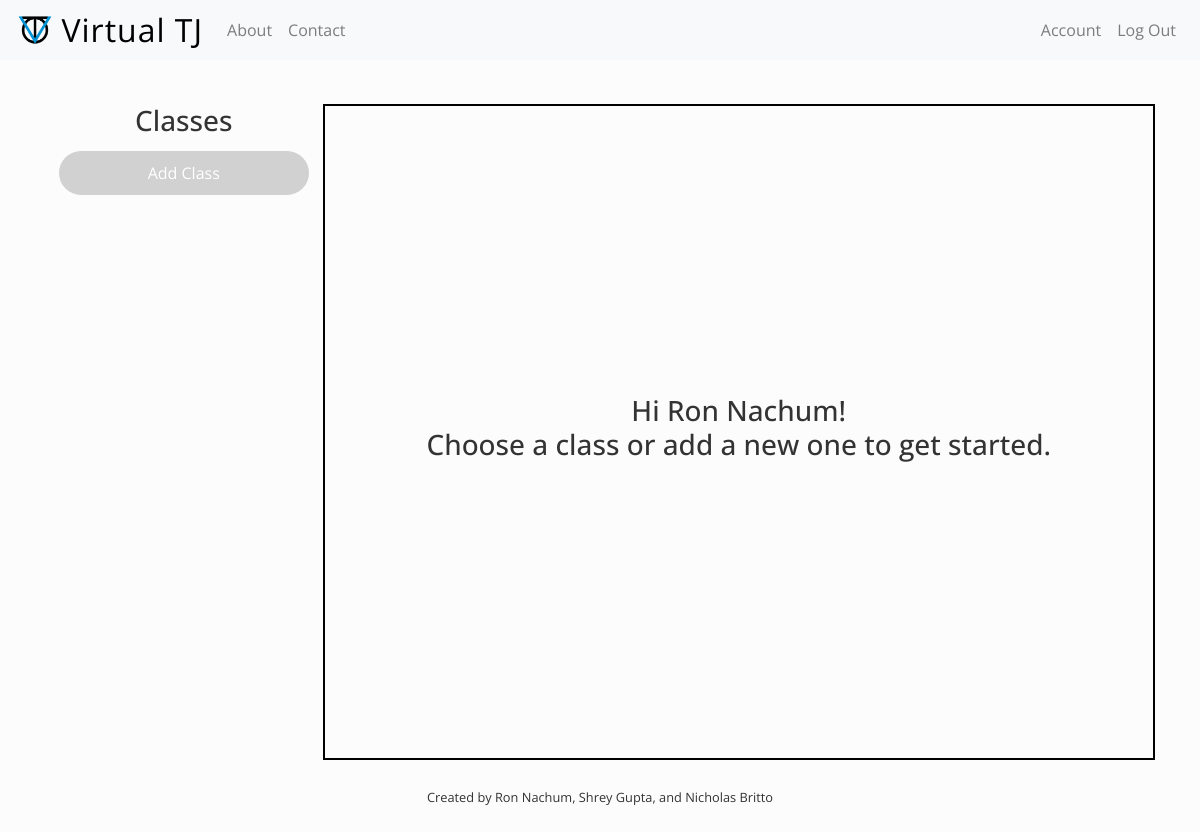
/ (signed in), run on an earlier commit of the app's database.
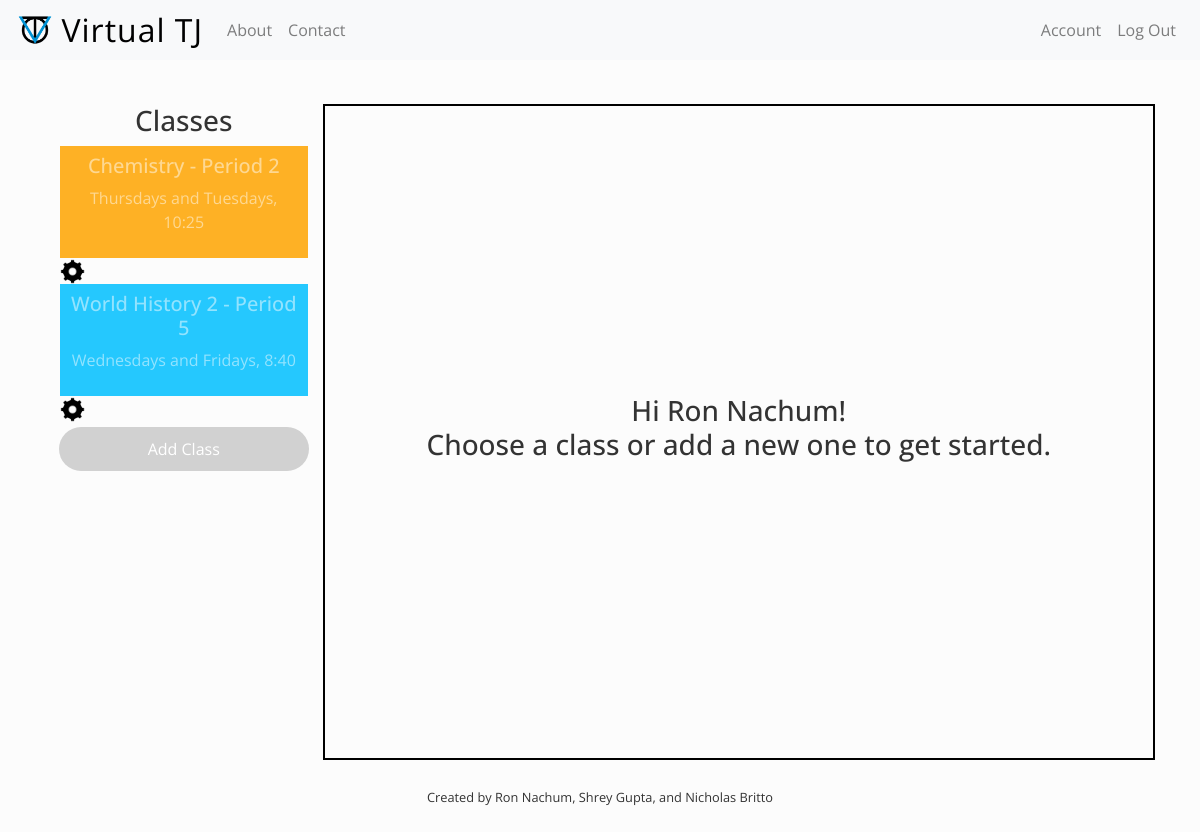
And on a later commit of the database.
### application/models.py (models this page shows, shortened)
class User(db.Model, UserMixin):
    id = db.Column(db.Integer, primary_key=True)
    hex_id = db.Column(db.String, default=lambda: urandom(32).hex(), unique=True, nullable=True)
    name = db.Column(db.String, nullable=False)
    email = db.Column(db.String, nullable=False)
    phone = db.Column(db.String, nullable=False)
    password = db.Column(db.String, nullable=False)
    hasIon = db.Column(db.Boolean, nullable=False, default=False)
    hasGoogle = db.Column(db.Boolean, nullable=False, default=False)
    ion_oauth = db.Column(db.String, nullable=True)
    google_oauth = db.Column(db.String, nullable=True)
    classes = db.relationship('Class', backref='user', lazy=True)
    data = db.Column(db.JSON, nullable=True)

class Class(db.Model):
    id = db.Column(db.Integer, primary_key=True)
    hex_id = db.Column(db.String, default=lambda: urandom(32).hex(), unique=True, nullable=True)
    name = db.Column(db.String, nullable=False)
    link = db.Column(db.String, nullable=False)
    color = db.Column(db.String, nullable=False)
    period = db.Column(db.String, nullable=True)
    times = db.Column(db.JSON, nullable=False)
    teacher = db.Column(db.String, nullable=True)
    notes = db.Column(db.String, nullable=True)
    user_id = db.Column(db.Integer, db.ForeignKey('user.id'), nullable=False)
    email_alert_time = db.Column(db.Integer, nullable=True)
    text_alert_time = db.Column(db.Integer, nullable=True)

### application/routes/main_routes.py (the view)
@app.route("/home", methods=["GET", "POST"])
@app.route("/", methods=["GET", "POST"])
def home():
    if not current_user.is_authenticated:
        return render_template("home.html")
    classes = Class.query.filter_by(user_id=current_user.id).order_by(Class.period.desc()).all()[::-1]
    classes = [(c, list(set(c.times.keys())), list(set(c.times.values()))) for c in classes]
    classes = [(c, f"{days[0]}s and {days[1]}s, {times[0]}") for c, days, times in classes]
    text = "Choose a class or add a new one to get started."
    name=current_user.name
    return render_template("home.html", classes=classes, name=name, text=text, current_class="")

### application/routes/main_routes.py (called while the page is built)
@login_manager.user_loader
def load_user(user_id):
    return User.query.get(int(user_id))

### application/templates/home.html (shortened to what this page needs)
{% extends "layout.html" %}
{% block page_styles %}
<link rel="stylesheet" href="../static/css/home.css">
{% endblock page_styles %}
{% block content %}
{% if current_user.is_authenticated %}
    <div id="content-container" class="row">
        <div class="classes col-md-3 content-column">
            <div class="row"><h3>Classes</h3></div>
            {% for class, time_string in classes %}
                {% if class.link == current_class %}
                    <div class="class-card {{ class.color }} current-class">
                        <div class="text-div current-class">
                            <h5>{{ class.name }} - Period {{ class.period }}</h5>
                            <p>{{ time_string }}</p>
                        </div>
                    </div>
                    <a id="settings" href="{{ url_for('update_class', hex_id=class.hex_id) }}">
                        <img style="height: 25px; width: 25px" src="/static/images/settings.png">
                    </a>
                {% else %}
                    <a href="{{ url_for('classroom', hex_id=class.hex_id) }}">
                        <div class="class-card {{ class.color }}">
                            <div class="text-div">
                                <h5>{{ class.name }} - Period {{ class.period }}</h5>
                                <p>{{ time_string }}</p>
                            </div>
                        </div>
                    </a>
                    <a id="settings" href="{{ url_for('update_class', hex_id=class.hex_id) }}">
                        <img style="height: 25px; width: 25px" src="/static/images/settings.png">
                    </a>
                {% endif %}
            {% endfor %}
            <div class="row" style="padding-top: 5px">
                <a class="btn-light btn-wide" href="{{ url_for('add_class') }}">Add Class</a>
            </div>
        </div>
        <div class="col-md-9 content-column class-container">
            {% if current_class == "" %}
                <h3>Hi {{ name }}! <br> {{ text }}</h3>
            {% else %}
                <iframe id="iframe" style="width: 100%; height: 100%" allow="camera *; microphone *"
                        src="{{ current_class }}" title="Blackboard Collaborate"></iframe>
            {% endif %}
        </div>
    </div>
{% else %}
    <h1>Please Log In</h1>
{% endif %}
{% endblock content %}

### application/templates/layout.html (shortened to what this page needs)
{% import "bootstrap/wtf.html" as wtf %}
<!DOCTYPE html>
<html>
<head>
    <link rel="stylesheet" href="https://maxcdn.bootstrapcdn.com/bootstrap/4.0.0/css/bootstrap.min.css" />
    <link rel="stylesheet" type="text/css" href="{{ url_for('static', filename='css/main.css') }}" />
    {% block page_styles %}{% endblock page_styles %}
</head>
<body>
    <header class="site-header">
        <nav class="navbar navbar-expand-md navbar-light bg-light fixed-top">
            <a id="logo_title" class="navbar-brand" href="{{ url_for('home', _anchor='home_anchor') }}">
                <img src="{{ url_for('static', filename='images/vTJ.png') }}">Virtual TJ
            </a>
            <div class="collapse navbar-collapse" id="navbarToggle">
                <div class="navbar-nav">
                    <a class="nav-item nav-link" href="{{ url_for('home') }}">About</a>
                    <a class="nav-item nav-link href="{{ url_for('home') }}">Contact</a>
                </div>
                <div class="navbar-nav ml-auto">
                    {% if not current_user.is_authenticated %}
                        <a class="nav-item nav-link" href="{{ url_for('register') }}">Register</a>
                        <a class="nav-item nav-link" href="{{ url_for('login') }}">Log In</a>
                    {% else %}
                        <a class="nav-item nav-link" href="{{ url_for('home') }}">Account</a>
                        <a class="nav-item nav-link" href="{{ url_for('logout') }}">Log Out</a>
                    {% endif %}
                </div>
            </div>
        </nav>
    </header>
    <main role="main">
    {% block content %}{% endblock content %}
    </main>
    <footer class="mcontainer">
        <p>
            <small style="text-align: center">
                <p>Created by Ron Nachum, Shrey Gupta, and Nicholas Britto</p>
            </small>
        </p>
    </footer>
</body>
</html>

### application/static/css/main.css (style rules this page uses)
.mcontainer { margin: 2%; }
body { opacity: 1; transition: 1s opacity; }
.btn-light, .btn-color { border-radius: 50px; border: none; text-align: center; }
.btn-light { background-color: #d1d1d1; color: white; -webkit-transition: background 0.5s ease-in-out; -moz-transition: background 0.5s ease-in-out; -ms-transition: background 0.5s ease-in-out; -o-transition: background 0.5s ease-in-out; transition: background 0.5s ease-in-out; }
.btn-wide { text-align: center; display: block; margin: auto; width: 90%; max-width: 300px; padding: 10px 0px; }
* { font-family: "Open Sans", sans-serif; margin: 0; padding: 0; }
body { background-color: #fcfcfc; color: #333; margin-top: 10vh; }
nav { height: 60px; display: flex; align-items: center; }
#logo_title { color: black; font-size: 2rem; letter-spacing: 1px; display: flex; align-items: center; }
#logo_title img { margin-right: 7px; width: 2.4rem; height: 2.4rem; }
h1, h2, h3, h4, h5, h6 { text-align: center; }
footer { text-align: center; }
.orange { background-color: orange; }
.deepskyblue { background-color: deepskyblue; }

### application/static/css/home.css (style rules this page uses)
html { scroll-behavior: smooth; }
#content-container { height: 85vh; padding-left: 5%; padding-right: 5%; padding-top: 2%; padding-bottom: 0%; }
.class-container { display: flex; flex-direction: column; align-items: center; justify-content: center; border: solid black 2px; }
.row { display: flex; justify-content: center; }
.class-card { text-align: center; opacity: 85%; padding: 5px; }
.text-div { padding: 3px; color: white; opacity: 50%; }

What changed in the data, as far as the page shows it:
added Class: name "Chemistry", period "2", time_string "Thursdays and Tuesdays, 10:25"
added Class: name "World History 2", period "5", time_string "Wednesdays and Fridays, 8:40"
